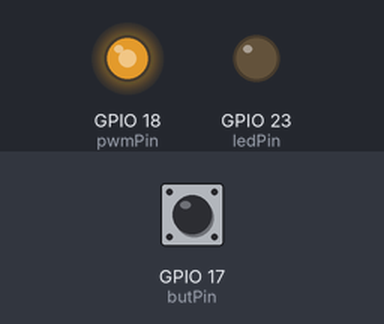
Bench run of a program on a simulated Raspberry Pi (BCM pin numbers). Shown: output pins drawn as LEDs (lit = HIGH). Dashed ring = blinking. The test bench sets the inputs (shaded band); at power-on: GPIO 17 (butPin) HIGH.

Above: at 1.2 s.
1.3 s: GPIO 17 (butPin) pulled LOW for 0.15 s
At 1.7 s:
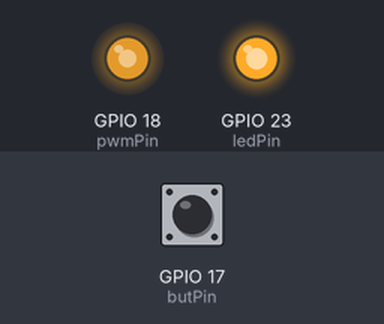
3.8 s: GPIO 17 (butPin) pulled LOW for 3.2 s
At 4.7 s:
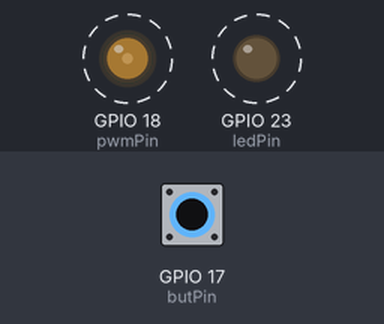
Timing chart, 0 to 9.3 s (numbered marks = the images above; inputs shaded):
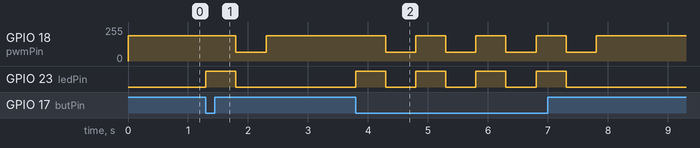

Measured:
- after the input at 1.3 s, GPIO 18 (pwmPin): 191/255 → 64/255 after 0.50 s, → 191/255 0.50 s later; GPIO 23 (ledPin): LOW → HIGH at once, → LOW 0.50 s later
- after the input at 3.8 s, GPIO 18 (pwmPin): alternates 191/255 for 0.50 s and 64/255 for 0.50 s, 8 changes in all, then stays 191/255, starting after 0.50 s; GPIO 23 (ledPin): alternates HIGH for 0.50 s and LOW for 0.50 s, 8 changes in all, then stays LOW, starting at once

The program:

led_blink.py
```python
import RPi.GPIO as GPIO
import time


# Pin definitions

pwmPin = 18
ledPin= 23
butPin = 17

duty = 75 #duty cycle btwn 0-100 on how bright it can be

#setup GPIO
GPIO.setmode(GPIO.BCM)
GPIO.setup(ledPin, GPIO.OUT)
GPIO.setup(pwmPin, GPIO.OUT)
GPIO.setup(butPin, GPIO.IN, pull_up_down = GPIO.PUD_UP) #this is how you press a button

pwm = GPIO.PWM(pwmPin, 200) #200 is the frequency in Hz we want pwm to run at

GPIO.output(ledPin, GPIO.LOW)#sets blinking led to off initially
pwm.start(duty)

try:
    while True:
        #if button not pressed (bright red)
        if GPIO.input(butPin):
            pwm.ChangeDutyCycle(duty)
            GPIO.output(ledPin, GPIO.LOW)
        else:               #if button pressed (blink green, bright <--> dim red)
            pwm.ChangeDutyCycle(duty)
            GPIO.output(ledPin, GPIO.HIGH)
            time.sleep(0.5)

            pwm.ChangeDutyCycle(100 - duty)
            GPIO.output(ledPin, GPIO.LOW)
            time.sleep(0.5)
except KeyboardInterrupt:
    pwm.stop()
    GPIO.cleanup()
```
